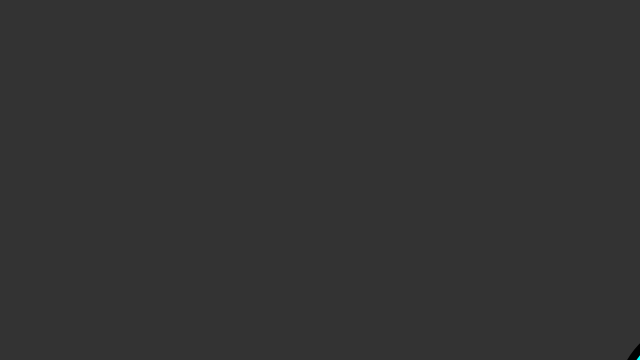
Frame 1 (no input)
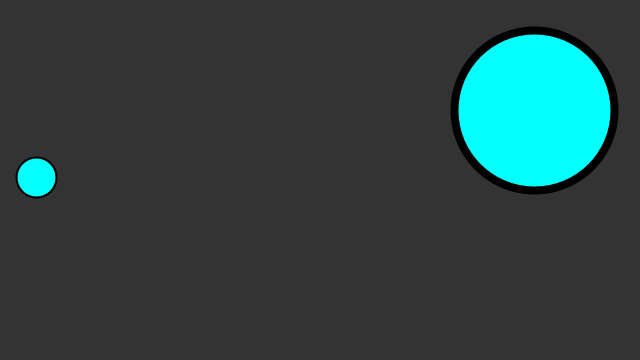
Frame 60 (the mouse pressed at the canvas centre just before this capture)
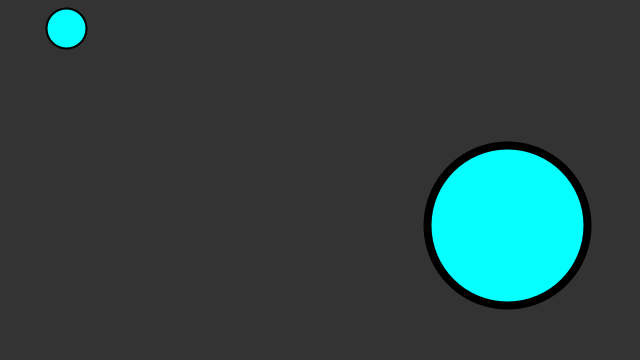
Frame 120 (the mouse held since frame 60 and released just before this capture)

The Processing sketch that drew these frames (run headless with seeded random() and noise(); from frame 60 on, the mouse is pressed at the canvas centre):

// Processing sketch: BallInCircle_BilliardCollision
// ── BallInCircle_BilliardCollision.pde
Ball[] balls =  { 
  new Ball(100, 400, 20), 
  new Ball(700, 400, 80) 
};

void setup() {
  size(640, 360);
}

void draw() {
  background(51);

  for (Ball b : balls) {
    b.update();
    b.display();
    b.checkBoundaryCollision();
  }
  
  balls[0].checkCollision(balls[1]);
}







class Ball {
  PVector position;
  PVector velocity;

  float radius, m;

  Ball(float x, float y, float r_) {
    position = new PVector(x, y);
    velocity = PVector.random2D();
    velocity.mult(3);
    radius = r_;
    m = radius*.1;
  }

  void update() {
    position.add(velocity);
  }

  void checkBoundaryCollision() {
    if (position.x > width-radius) {
      position.x = width-radius;
      velocity.x *= -1;
    } else if (position.x < radius) {
      position.x = radius;
      velocity.x *= -1;
    } else if (position.y > height-radius) {
      position.y = height-radius;
      velocity.y *= -1;
    } else if (position.y < radius) {
      position.y = radius;
      velocity.y *= -1;
    }
  }

  void checkCollision(Ball other) {

    // Get distances between the balls components
    PVector distanceVect = PVector.sub(other.position, position);

    // Calculate magnitude of the vector separating the balls
    float distanceVectMag = distanceVect.mag();

    // Minimum distance before they are touching
    float minDistance = radius + other.radius;

    if (distanceVectMag < minDistance) {
      float distanceCorrection = (minDistance-distanceVectMag)/2.0;
      PVector d = distanceVect.copy();
      PVector correctionVector = d.normalize().mult(distanceCorrection);
      other.position.add(correctionVector);
      position.sub(correctionVector);

      // get angle of distanceVect
      float theta  = distanceVect.heading();
      // precalculate trig values
      float sine = sin(theta);
      float cosine = cos(theta);

      /* bTemp will hold rotated ball positions. You 
       just need to worry about bTemp[1] position*/
      PVector[] bTemp = {
        new PVector(), new PVector()
      };

      /* this ball's position is relative to the other
       so you can use the vector between them (bVect) as the 
       reference point in the rotation expressions.
       bTemp[0].position.x and bTemp[0].position.y will initialize
       automatically to 0.0, which is what you want
       since b[1] will rotate around b[0] */
      bTemp[1].x  = cosine * distanceVect.x + sine * distanceVect.y;
      bTemp[1].y  = cosine * distanceVect.y - sine * distanceVect.x;

      // rotate Temporary velocities
      PVector[] vTemp = {
        new PVector(), new PVector()
      };

      vTemp[0].x  = cosine * velocity.x + sine * velocity.y;
      vTemp[0].y  = cosine * velocity.y - sine * velocity.x;
      vTemp[1].x  = cosine * other.velocity.x + sine * other.velocity.y;
      vTemp[1].y  = cosine * other.velocity.y - sine * other.velocity.x;

      /* Now that velocities are rotated, you can use 1D
       conservation of momentum equations to calculate 
       the final velocity along the x-axis. */
      PVector[] vFinal = {  
        new PVector(), new PVector()
      };

      // final rotated velocity for b[0]
      vFinal[0].x = ((m - other.m) * vTemp[0].x + 2 * other.m * vTemp[1].x) / (m + other.m);
      vFinal[0].y = vTemp[0].y;

      // final rotated velocity for b[0]
      vFinal[1].x = ((other.m - m) * vTemp[1].x + 2 * m * vTemp[0].x) / (m + other.m);
      vFinal[1].y = vTemp[1].y;

      // hack to avoid clumping
      bTemp[0].x += vFinal[0].x;
      bTemp[1].x += vFinal[1].x;

      /* Rotate ball positions and velocities back
       Reverse signs in trig expressions to rotate 
       in the opposite direction */
      // rotate balls
      PVector[] bFinal = { 
        new PVector(), new PVector()
      };

      bFinal[0].x = cosine * bTemp[0].x - sine * bTemp[0].y;
      bFinal[0].y = cosine * bTemp[0].y + sine * bTemp[0].x;
      bFinal[1].x = cosine * bTemp[1].x - sine * bTemp[1].y;
      bFinal[1].y = cosine * bTemp[1].y + sine * bTemp[1].x;

      // update balls to screen position
      other.position.x = position.x + bFinal[1].x;
      other.position.y = position.y + bFinal[1].y;

      //position.sub(bFinal[0]); //circles stick together and go off screen. 
      position.add(bFinal[0]);
      // update velocities
      velocity.x = cosine * vFinal[0].x - sine * vFinal[0].y;
      velocity.y = cosine * vFinal[0].y + sine * vFinal[0].x;
      other.velocity.x = cosine * vFinal[1].x - sine * vFinal[1].y;
      other.velocity.y = cosine * vFinal[1].y + sine * vFinal[1].x;
    }
  }

  

  void display() {
    //stroke(50, 50);
    strokeWeight(radius * .1); //radius of stroke is proportional to circle size. 
    fill(5, 255, 255);
    ellipse(position.x, position.y, radius*2, radius*2);
  }
}
